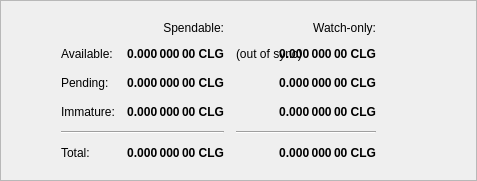
                <widget class="QFrame" name="frame">
                    <property name="frameShape">
                        <enum>QFrame::StyledPanel</enum>
                    </property>
                    <property name="frameShadow">
                        <enum>QFrame::Raised</enum>
                    </property>
                    <layout class="QHBoxLayout">
                         <item>
                            <spacer name="horizontalSpacerWalletSecruity">
                                <property name="orientation">
                                    <enum>Qt::Horizontal</enum>
                                </property>
                                <property name="sizeHint" stdset="0">
                                    <size>
                                        <width>40</width>
                                        <height>1</height>
                                    </size>
                                </property>
                            </spacer>
                        </item>
                        <item>
                            <widget class="QFrame">
                                <layout class="QVBoxLayout" name="verticalLayout_4">
                                   
                                    <item>
                                        <layout class="QGridLayout" name="gridLayout">
                                            <property name="spacing">
                                                <number>12</number>
                                            </property>
                                            <item row="0" column="1">
                                                <widget class="QLabel" name="labelSpendable">
                                                    <property name="text">
                                                        <string>Spendable:</string>
                                                    </property>
                                                    <property name="alignment">
                                                        <set>Qt::AlignRight|Qt::AlignTrailing|Qt::AlignVCenter</set>
                                                    </property>
                                                </widget>
                                            </item>
                                            <item row="0" column="2">
                                                <widget class="QLabel" name="labelWatchonly">
                                                    <property name="text">
                                                        <string>Watch-only:</string>
                                                    </property>
                                                    <property name="alignment">
                                                        <set>Qt::AlignRight|Qt::AlignTrailing|Qt::AlignVCenter</set>
                                                    </property>
                                                </widget>
                                            </item>
                                            <item row="1" column="0">
                                                <widget class="QLabel" name="labelBalanceText">
                                                    <property name="text">
                                                        <string>Available:</string>
                                                    </property>
                                                </widget>
                                            </item>
                                            <item row="1" column="1">
                                                <widget class="QLabel" name="labelBalance">
                                                    <property name="font">
                                                        <font>
                                                            <weight>75</weight>
                                                            <bold>true</bold>
                                                        </font>
                                                    </property>
                                                    <property name="cursor">
                                                        <cursorShape>IBeamCursor</cursorShape>
                                                    </property>
                                                    <property name="toolTip">
                                                        <string>Your current spendable balance</string>
                                                    </property>
                                                    <property name="text">
                                                        <string notr="true">0.000 000 00 CLG</string>
                                                    </property>
                                                    <property name="alignment">
                                                        <set>Qt::AlignRight|Qt::AlignTrailing|Qt::AlignVCenter</set>
                                                    </property>
                                                    <property name="textInteractionFlags">
                                                        <set>Qt::LinksAccessibleByMouse|Qt::TextSelectableByKeyboard|Qt::TextSelectableByMouse</set>
                                                    </property>
                                                </widget>
                                            </item>
                                            <item row="1" column="2">
                                                <widget class="QLabel" name="labelWalletStatus">
                                                    <property name="toolTip">
                                                        <string>The displayed information may be out of date. Your wallet automatically synchronizes with the Collegicoin network after a connection is established, but this process has not completed yet.</string>
                                                    </property>
                                                    <property name="text">
                                                        <string notr="true">(out of sync)</string>
                                                    </property>
                                                    <property name="alignment">
                                                        <set>Qt::AlignLeading|Qt::AlignLeft|Qt::AlignVCenter</set>
                                                    </property>
                                                </widget>
                                            </item>
                                            <item row="1" column="2">
                                                <widget class="QLabel" name="labelWatchAvailable">
                                                    <property name="font">
                                                        <font>
                                                            <weight>75</weight>
                                                            <bold>true</bold>
                                                        </font>
                                                    </property>
                                                    <property name="cursor">
                                                        <cursorShape>IBeamCursor</cursorShape>
                                                    </property>
                                                    <property name="toolTip">
                                                        <string>Your current balance in watch-only addresses</string>
                                                    </property>
                                                    <property name="text">
                                                        <string notr="true">0.000 000 00 CLG</string>
                                                    </property>
                                                    <property name="alignment">
                                                        <set>Qt::AlignRight|Qt::AlignTrailing|Qt::AlignVCenter</set>
                                                    </property>
                                                    <property name="textInteractionFlags">
                                                        <set>Qt::LinksAccessibleByMouse|Qt::TextSelectableByKeyboard|Qt::TextSelectableByMouse</set>
                                                    </property>
                                                </widget>
                                            </item>
                                            <item row="2" column="0">
                                                <widget class="QLabel" name="labelPendingText">
                                                    <property name="text">
                                                        <string>Pending:</string>
                                                    </property>
                                                </widget>
                                            </item>
                                            <item row="2" column="1">
                                                <widget class="QLabel" name="labelUnconfirmed">
                                                    <property name="font">
                                                        <font>
                                                            <weight>75</weight>
                                                            <bold>true</bold>
                                                        </font>
                                                    </property>
                                                    <property name="cursor">
                                                        <cursorShape>IBeamCursor</cursorShape>
                                                    </property>
                                                    <property name="toolTip">
                                                        <string>Total of transactions that have yet to be confirmed, and do not yet count toward the spendable balance</string>
                                                    </property>
                                                    <property name="text">
                                                        <string notr="true">0.000 000 00 CLG</string>
                                                    </property>
                                                    <property name="alignment">
                                                        <set>Qt::AlignRight|Qt::AlignTrailing|Qt::AlignVCenter</set>
                                                    </property>
                                                    <property name="textInteractionFlags">
                                                        <set>Qt::LinksAccessibleByMouse|Qt::TextSelectableByKeyboard|Qt::TextSelectableByMouse</set>
                                                    </property>
                                                </widget>
                                            </item>
                                            <item row="2" column="2">
                                                <widget class="QLabel" name="labelWatchPending">
                                                    <property name="font">
                                                        <font>
                                                            <weight>75</weight>
                                                            <bold>true</bold>
                                                        </font>
                                                    </property>
                                                    <property name="cursor">
                                                        <cursorShape>IBeamCursor</cursorShape>
                                                    </property>
                                                    <property name="toolTip">
                                                        <string>Unconfirmed transactions to watch-only addresses</string>
                                                    </property>
                                                    <property name="text">
                                                        <string notr="true">0.000 000 00 CLG</string>
                                                    </property>
                                                    <property name="alignment">
                                                        <set>Qt::AlignRight|Qt::AlignTrailing|Qt::AlignVCenter</set>
                                                    </property>
                                                    <property name="textInteractionFlags">
                                                        <set>Qt::LinksAccessibleByMouse|Qt::TextSelectableByKeyboard|Qt::TextSelectableByMouse</set>
                                                    </property>
                                                </widget>
                                            </item>
                                            <item row="2" column="3">
                                                <spacer name="horizontalSpacer_2">
                                                    <property name="orientation">
                                                        <enum>Qt::Horizontal</enum>
                                                    </property>
                                                    <property name="sizeHint" stdset="0">
                                                        <size>
                                                            <width>40</width>
                                                            <height>20</height>
                                                        </size>
                                                    </property>
                                                </spacer>
                                            </item>
                                            <item row="3" column="0">
                                                <widget class="QLabel" name="labelImmatureText">
                                                    <property name="text">
                                                        <string>Immature:</string>
                                                    </property>
                                                </widget>
                                            </item>
                                            <item row="3" column="1">
                                                <widget class="QLabel" name="labelImmature">
                                                    <property name="font">
                                                        <font>
                                                            <weight>75</weight>
                                                            <bold>true</bold>
                                                        </font>
                                                    </property>
                                                    <property name="cursor">
                                                        <cursorShape>IBeamCursor</cursorShape>
                                                    </property>
                                                    <property name="toolTip">
                                                        <string>Mined balance that has not yet matured</string>
                                                    </property>
                                                    <property name="text">
                                                        <string notr="true">0.000 000 00 CLG</string>
                                                    </property>
                                                    <property name="alignment">
                                                        <set>Qt::AlignRight|Qt::AlignTrailing|Qt::AlignVCenter</set>
                                                    </property>
                                                    <property name="textInteractionFlags">
                                                        <set>Qt::LinksAccessibleByMouse|Qt::TextSelectableByKeyboard|Qt::TextSelectableByMouse</set>
                                                    </property>
                                                </widget>
                                            </item>
                                            <item row="3" column="2">
                                                <widget class="QLabel" name="labelWatchImmature">
                                                    <property name="font">
                                                        <font>
                                                            <weight>75</weight>
                                                            <bold>true</bold>
                                                        </font>
                                                    </property>
                                                    <property name="cursor">
                                                        <cursorShape>IBeamCursor</cursorShape>
                                                    </property>
                                                    <property name="toolTip">
                                                        <string>Mined balance in watch-only addresses that has not yet matured</string>
                                                    </property>
                                                    <property name="text">
                                                        <string notr="true">0.000 000 00 CLG</string>
                                                    </property>
                                                    <property name="alignment">
                                                        <set>Qt::AlignRight|Qt::AlignTrailing|Qt::AlignVCenter</set>
                                                    </property>
                                                    <property name="textInteractionFlags">
                                                        <set>Qt::LinksAccessibleByMouse|Qt::TextSelectableByKeyboard|Qt::TextSelectableByMouse</set>
                                                    </property>
                                                </widget>
                                            </item>
                                            <item row="4" column="0" colspan="2">
                                                <widget class="Line" name="lineSpendableBalance">
                                                    <property name="orientation">
                                                        <enum>Qt::Horizontal</enum>
                                                    </property>
                                                </widget>
                                            </item>
                                            <item row="4" column="2">
                                                <widget class="Line" name="lineWatchBalance">
                                                    <property name="sizePolicy">
                                                        <sizepolicy hsizetype="Preferred" vsizetype="Fixed">
                                                            <horstretch>0</horstretch>
                                                            <verstretch>0</verstretch>
                                                        </sizepolicy>
                                                    </property>
                                                    <property name="minimumSize">
                                                        <size>
                                                            <width>140</width>
                                                            <height>0</height>
                                                        </size>
                                                    </property>
                                                    <property name="orientation">
                                                        <enum>Qt::Horizontal</enum>
                                                    </property>
                                                </widget>
                                            </item>
                                            <item row="5" column="0">
                                                <widget class="QLabel" name="labelTotalText">
                                                    <property name="text">
                                                        <string>Total:</string>
                                                    </property>
                                                </widget>
                                            </item>
                                            <item row="5" column="1">
                                                <widget class="QLabel" name="labelTotal">
                                                    <property name="font">
                                                        <font>
                                                            <weight>75</weight>
                                                            <bold>true</bold>
                                                        </font>
                                                    </property>
                                                    <property name="cursor">
                                                        <cursorShape>IBeamCursor</cursorShape>
                                                    </property>
                                                    <property name="toolTip">
                                                        <string>Your current total balance</string>
                                                    </property>
                                                    <property name="text">
                                                        <string notr="true">0.000 000 00 CLG</string>
                                                    </property>
                                                    <property name="alignment">
                                                        <set>Qt::AlignRight|Qt::AlignTrailing|Qt::AlignVCenter</set>
                                                    </property>
                                                    <property name="textInteractionFlags">
                                                        <set>Qt::LinksAccessibleByMouse|Qt::TextSelectableByKeyboard|Qt::TextSelectableByMouse</set>
                                                    </property>
                                                </widget>
                                            </item>
                                            <item row="5" column="2">
                                                <widget class="QLabel" name="labelWatchTotal">
                                                    <property name="font">
                                                        <font>
                                                            <weight>75</weight>
                                                            <bold>true</bold>
                                                        </font>
                                                    </property>
                                                    <property name="cursor">
                                                        <cursorShape>IBeamCursor</cursorShape>
                                                    </property>
                                                    <property name="toolTip">
                                                        <string>Current total balance in watch-only addresses</string>
                                                    </property>
                                                    <property name="text">
                                                        <string notr="true">0.000 000 00 CLG</string>
                                                    </property>
                                                    <property name="alignment">
                                                        <set>Qt::AlignRight|Qt::AlignTrailing|Qt::AlignVCenter</set>
                                                    </property>
                                                    <property name="textInteractionFlags">
                                                        <set>Qt::LinksAccessibleByMouse|Qt::TextSelectableByKeyboard|Qt::TextSelectableByMouse</set>
                                                    </property>
                                                </widget>
                                            </item>
                                        </layout>
                                    </item>
                                </layout>
                            </widget>
                        </item>
                        <item>
                            <spacer name="horizontalSpacerWalletSecruity">
                                <property name="orientation">
                                    <enum>Qt::Horizontal</enum>
                                </property>
                                <property name="sizeHint" stdset="0">
                                    <size>
                                        <width>40</width>
                                        <height>1</height>
                                    </size>
                                </property>
                            </spacer>
                        </item>
                    </layout>
                </widget>
